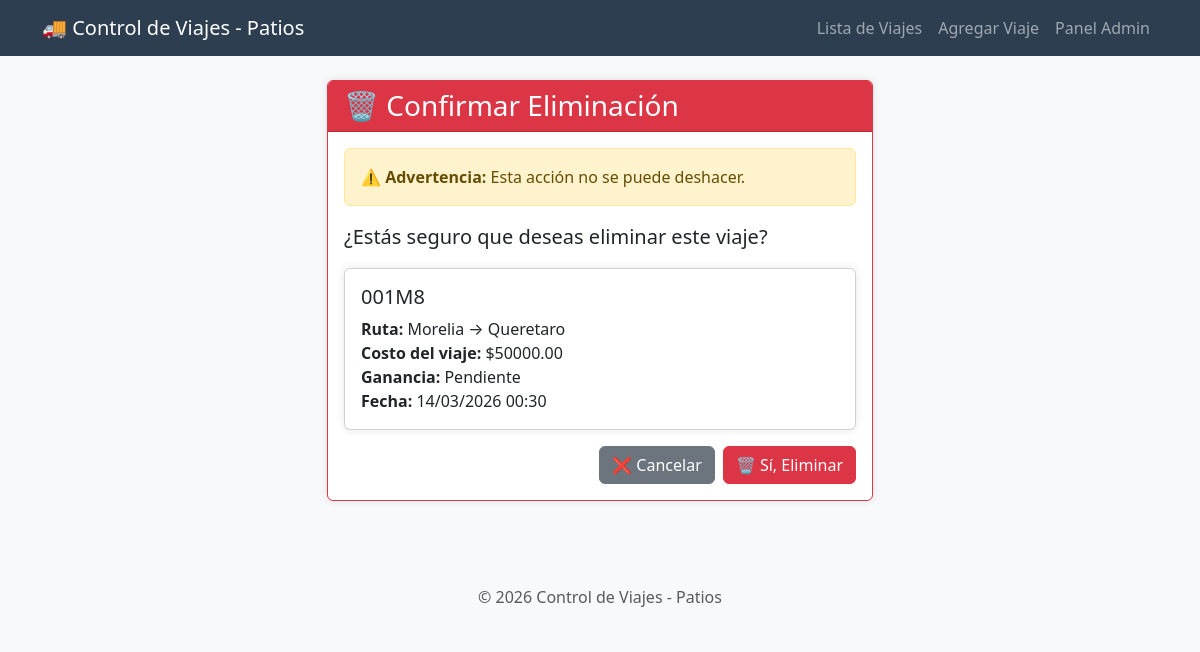
The app's page /borrar/2/ (signed in) with its own data.
### trailers/models.py (models this page shows, shortened)
class Viaje(models.Model):
    numero_viaje = models.CharField(max_length=100, unique=True, verbose_name="Número de viaje")
    numero_contenedor = models.CharField(max_length=100, blank=True, verbose_name="Número de contenedor")
    numero_factura = models.CharField(max_length=100, blank=True, verbose_name="Número de factura")
    origen = models.CharField(max_length=200, verbose_name="Origen")
    destino = models.CharField(max_length=200, verbose_name="Destino")
    pagado = models.BooleanField(default=False, verbose_name="¿Viaje pagado?")
    fecha_pago = models.DateField(null=True, blank=True, verbose_name="Fecha de pago")
    fecha_viaje = models.DateField(null=True, blank=True, verbose_name="Fecha de viaje")
    gastos_casetas = models.DecimalField(max_digits=10, decimal_places=2, default=0, verbose_name="Gastos de casetas")
    gastos_diesel = models.DecimalField(max_digits=10, decimal_places=2, default=0, verbose_name="Gastos de diesel")
    otros_gastos = models.DecimalField(max_digits=10, decimal_places=2, default=0, verbose_name="Otros gastos")
    costo_viaje = models.DecimalField(max_digits=10, decimal_places=2, verbose_name="Costo del viaje")
    ganancia = models.DecimalField(max_digits=10, decimal_places=2, null=True, blank=True, verbose_name="Ganancia")
    fecha_creacion = models.DateTimeField(auto_now_add=True, verbose_name="Fecha de creación")
    fecha_actualizacion = models.DateTimeField(auto_now=True, verbose_name="Última actualización")
    class Meta:
        verbose_name = "Viaje"
        verbose_name_plural = "Viajes"
        ordering = ['-fecha_creacion']

### trailers/views.py (the view)
# urls.py: path('borrar/<int:viaje_id>/', views.borrar_viaje, name='borrar_viaje'),
@login_required
def borrar_viaje(request, viaje_id):
    viaje = get_object_or_404(Viaje, id=viaje_id)
    if request.method == 'POST':
        viaje.delete()
        messages.success(request, 'Viaje eliminado exitosamente.')
        return redirect('lista_viajes')
    return render(request, 'trailers/borrar_viaje.html', {'viaje': viaje})

### trailers/templates/trailers/borrar_viaje.html (shortened to what this page needs)
{% extends 'trailers/base.html' %}
{% block content %}
<div class="row justify-content-center">
    <div class="col-md-6">
        <div class="card border-danger">
            <div class="card-header bg-danger text-white">
                <h3 class="mb-0">🗑️ Confirmar Eliminación</h3>
            </div>
            <div class="card-body">
                <div class="alert alert-warning">
                    <strong>⚠️ Advertencia:</strong> Esta acción no se puede deshacer.
                </div>
                <p class="lead">¿Estás seguro que deseas eliminar este viaje?</p>
                <div class="card mb-3">
                    <div class="card-body">
                        <h5 class="card-title">{{ viaje.numero_viaje }}</h5>
                        <p class="card-text">
                            <strong>Ruta:</strong> {{ viaje.origen }} → {{ viaje.destino }}<br>
                            <strong>Costo del viaje:</strong> ${{ viaje.costo_viaje }}<br>
                            <strong>Ganancia:</strong> {% if viaje.ganancia %}${{ viaje.ganancia }}{% else %}Pendiente{% endif %}<br>
                            <strong>Fecha:</strong> {{ viaje.fecha_creacion|date:"d/m/Y H:i" }}
                        </p>
                    </div>
                </div>
                <form method="post">
                    <div class="d-grid gap-2 d-md-flex justify-content-md-end">
                        <a href="{% url 'lista_viajes' %}" class="btn btn-secondary">
                            ❌ Cancelar
                        </a>
                        <button type="submit" class="btn btn-danger">
                            🗑️ Sí, Eliminar
                        </button>
                    </div>
                </form>
            </div>
        </div>
    </div>
</div>
{% endblock %}

### trailers/templates/trailers/base.html (style rules this page uses)
body { background-color: #f8f9fa; }
.card { box-shadow: 0 0 10px rgba(0,0,0,0.1); margin-bottom: 20px; }

### records on screen
Viaje: numero_viaje "001M8", origen "Morelia", destino "Queretaro", costo_viaje "50000.00", fecha_creacion "14/03/2026 00:30"
